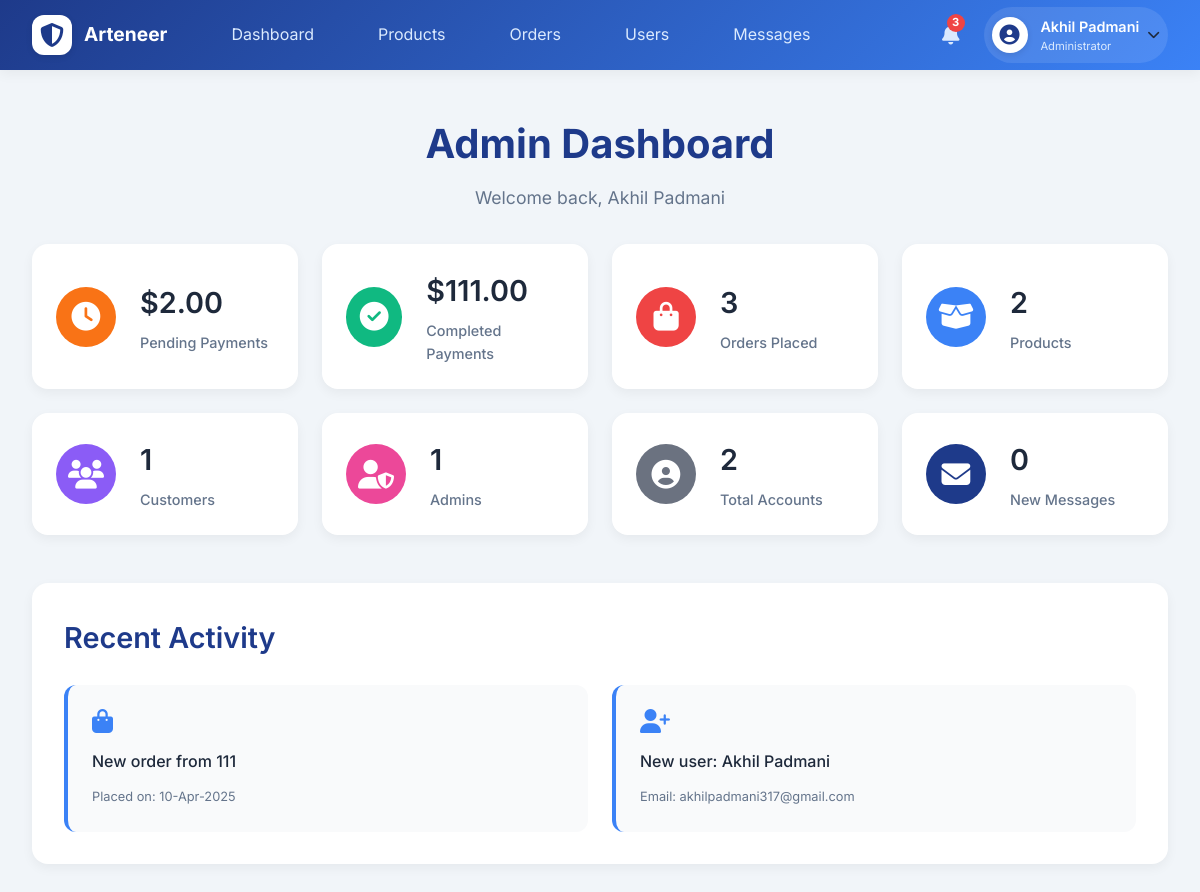
The page /admin_page.php (signed in) on the database its author committed.
### tables this page shows
CREATE TABLE `orders` (
  `id` int(100) NOT NULL,
  `user_id` int(100) NOT NULL,
  `name` varchar(100) NOT NULL,
  `number` varchar(12) NOT NULL,
  `email` varchar(100) NOT NULL,
  `method` varchar(50) NOT NULL,
  `address` varchar(500) NOT NULL,
  `total_products` varchar(1000) NOT NULL,
  `total_price` int(100) NOT NULL,
  `delivery_partner_id` int(100) DEFAULT NULL,
  `status` varchar(50) NOT NULL DEFAULT 'Pending',
  `placed_on` varchar(50) NOT NULL,
  `payment_status` varchar(20) NOT NULL DEFAULT 'pending'
);

CREATE TABLE `users` (
  `id` int(100) NOT NULL,
  `name` varchar(100) NOT NULL,
  `email` varchar(100) NOT NULL,
  `password` varchar(100) NOT NULL,
  `user_type` varchar(20) NOT NULL DEFAULT 'user'
);

### admin_page.php (the view, shortened to what this page needs)
<?php
include 'config.php';
?>
<!DOCTYPE html>
<html lang="en">
<head>
   <link href="https://cdn.jsdelivr.net/npm/tailwindcss@2.2.19/dist/tailwind.min.css" rel="stylesheet">
   <link rel="stylesheet" href="https://cdnjs.cloudflare.com/ajax/libs/font-awesome/6.5.1/css/all.min.css" />
   <link rel="stylesheet" href="https://cdnjs.cloudflare.com/ajax/libs/animate.css/4.1.1/animate.min.css" />
</head>
<body>
   <?php include 'admin_header.php'; ?>
   <div class="container mx-auto">
      <section class="dashboard">
         <div class="dashboard-header">
            <h1>Admin Dashboard</h1>
            <p>Welcome back, <?php echo htmlspecialchars($_SESSION['admin_name']); ?></p>
         </div>
         <div class="stats-grid">
            <div class="stat-card">
               <div class="stat-icon">
                  <i class="fas fa-clock"></i>
               </div>
               <div class="stat-info">
                  <?php
                     $total_pendings = 0;
                     $select_pending = mysqli_query($conn, "SELECT total_price FROM `orders` WHERE payment_status = 'pending'") or die('query failed');
                     if (mysqli_num_rows($select_pending) > 0) {
                        while ($fetch_pendings = mysqli_fetch_assoc($select_pending)) {
                           $total_pendings += $fetch_pendings['total_price'];
                        }
                     }
                  ?>
                  <h3>$<?php echo number_format($total_pendings, 2); ?></h3>
                  <p>Pending Payments</p>
               </div>
            </div>
            <div class="stat-card">
               <div class="stat-icon">
                  <i class="fas fa-check-circle"></i>
               </div>
               <div class="stat-info">
                  <?php
                     $total_completed = 0;
                     $select_completed = mysqli_query($conn, "SELECT total_price FROM `orders` WHERE payment_status = 'completed'") or die('query failed');
                     if (mysqli_num_rows($select_completed) > 0) {
                        while ($fetch_completed = mysqli_fetch_assoc($select_completed)) {
                           $total_completed += $fetch_completed['total_price'];
                        }
                     }
                  ?>
                  <h3>$<?php echo number_format($total_completed, 2); ?></h3>
                  <p>Completed Payments</p>
               </div>
            </div>
            <div class="stat-card">
               <div class="stat-icon">
                  <i class="fas fa-shopping-bag"></i>
               </div>
               <div class="stat-info">
                  <?php
                     $select_orders = mysqli_query($conn, "SELECT * FROM `orders`") or die('query failed');
                     $number_of_orders = mysqli_num_rows($select_orders);
                  ?>
                  <h3><?php echo $number_of_orders; ?></h3>
                  <p>Orders Placed</p>
               </div>
            </div>
            <div class="stat-card">
               <div class="stat-icon">
                  <i class="fas fa-box-open"></i>
               </div>
               <div class="stat-info">
                  <?php
                     $select_products = mysqli_query($conn, "SELECT * FROM `products`") or die('query failed');
                     $number_of_products = mysqli_num_rows($select_products);
                  ?>
                  <h3><?php echo $number_of_products; ?></h3>
                  <p>Products</p>
               </div>
            </div>
            <div class="stat-card">
               <div class="stat-icon">
                  <i class="fas fa-users"></i>
               </div>
               <div class="stat-info">
                  <?php
                     $select_users = mysqli_query($conn, "SELECT * FROM `users` WHERE user_type = 'user'") or die('query failed');
                     $number_of_users = mysqli_num_rows($select_users);
                  ?>
                  <h3><?php echo $number_of_users; ?></h3>
                  <p>Customers</p>
               </div>
            </div>
            <div class="stat-card">
               <div class="stat-icon">
                  <i class="fas fa-user-shield"></i>
               </div>
               <div class="stat-info">
                  <?php
                     $select_admins = mysqli_query($conn, "SELECT * FROM `users` WHERE user_type = 'admin'") or die('query failed');
                     $number_of_admins = mysqli_num_rows($select_admins);
                  ?>
                  <h3><?php echo $number_of_admins; ?></h3>
                  <p>Admins</p>
               </div>
            </div>
            <div class="stat-card">
               <div class="stat-icon">
                  <i class="fas fa-user-circle"></i>
               </div>
               <div class="stat-info">
                  <?php
                     $select_account = mysqli_query($conn, "SELECT * FROM `users`") or die('query failed');
                     $number_of_account = mysqli_num_rows($select_account);
                  ?>
                  <h3><?php echo $number_of_account; ?></h3>
                  <p>Total Accounts</p>
               </div>
            </div>
            <div class="stat-card">
               <div class="stat-icon">
                  <i class="fas fa-envelope"></i>
               </div>
               <div class="stat-info">
                  <?php
                     $select_messages = mysqli_query($conn, "SELECT * FROM `message`") or die('query failed');
                     $number_of_messages = mysqli_num_rows($select_messages);
                  ?>
                  <h3><?php echo $number_of_messages; ?></h3>
                  <p>New Messages</p>
               </div>
            </div>
         </div>
         <div class="recent-activity">
            <h2>Recent Activity</h2>
            <div class="activity-grid">
               <?php
                  $recent_orders = mysqli_query($conn, "SELECT * FROM `orders` ORDER BY placed_on DESC LIMIT 1") or die('query failed');
                  if (mysqli_num_rows($recent_orders) > 0) {
                     $fetch_order = mysqli_fetch_assoc($recent_orders);
               ?>
                  <div class="activity-card">
                     <i class="fas fa-shopping-bag"></i>
                     <p>New order from <?php echo htmlspecialchars($fetch_order['name']); ?></p>
                     <span>Placed on: <?php echo $fetch_order['placed_on']; ?></span>
                  </div>
               <?php } ?>
               <?php
                  $recent_users = mysqli_query($conn, "SELECT * FROM `users` WHERE user_type = 'user' ORDER BY id DESC LIMIT 1") or die('query failed');
                  if (mysqli_num_rows($recent_users) > 0) {
                     $fetch_user = mysqli_fetch_assoc($recent_users);
               ?>
                  <div class="activity-card">
                     <i class="fas fa-user-plus"></i>
                     <p>New user: <?php echo htmlspecialchars($fetch_user['name']); ?></p>
                     <span>Email: <?php echo htmlspecialchars($fetch_user['email']); ?></span>
                  </div>
               <?php } ?>
            </div>
         </div>
      </section>
   </div>
</body>
</html>

### admin_page.php (style rules this page uses)
:root { --primary-color: #1e3a8a; --secondary-color: #3b82f6; --accent-color: #10b981; --danger-color: #ef4444; --warning-color: #f97316; --background-color: #f1f5f9; --card-bg: #ffffff; --text-color: #1e293b; --shadow: 0 4px 12px rgba(0, 0, 0, 0.05); --transition: all 0.3s ease; }
* { margin: 0; padding: 0; box-sizing: border-box; }
body { background-color: var(--background-color); font-family: 'Inter', sans-serif; color: var(--text-color); line-height: 1.6; margin-top: 80px; }
.container { max-width: 1400px; margin: 0 auto; padding: 2rem; }
.dashboard-header { text-align: center; margin-bottom: 2rem; animation: fadeInDown 0.5s ease-out; }
.dashboard-header h1 { font-size: 2.5rem; font-weight: 700; color: var(--primary-color); margin-bottom: 0.5rem; }
.dashboard-header p { color: #64748b; font-size: 1.1rem; }
.stats-grid { display: grid; grid-template-columns: repeat(auto-fit, minmax(250px, 1fr)); gap: 1.5rem; margin-bottom: 3rem; }
.stat-card { background: var(--card-bg); border-radius: 1rem; padding: 1.5rem; box-shadow: var(--shadow); display: flex; align-items: center; transition: var(--transition); animation: slideIn 0.5s ease-out; }
.stat-icon { width: 60px; height: 60px; border-radius: 50%; display: flex; align-items: center; justify-content: center; margin-right: 1.5rem; font-size: 1.8rem; color: white; transition: transform 0.3s ease; }
.stat-card:nth-child(1) .stat-icon { background: var(--warning-color); }
.stat-card:nth-child(2) .stat-icon { background: var(--accent-color); }
.stat-card:nth-child(3) .stat-icon { background: var(--danger-color); }
.stat-card:nth-child(4) .stat-icon { background: var(--secondary-color); }
.stat-card:nth-child(5) .stat-icon { background: #8b5cf6; }
.stat-card:nth-child(6) .stat-icon { background: #ec4899; }
.stat-card:nth-child(7) .stat-icon { background: #6b7280; }
.stat-card:nth-child(8) .stat-icon { background: var(--primary-color); }
.stat-info h3 { font-size: 1.8rem; font-weight: 600; color: var(--text-color); margin-bottom: 0.3rem; }
.stat-info p { color: #64748b; font-size: 0.9rem; font-weight: 500; }
.recent-activity { background: var(--card-bg); border-radius: 1rem; padding: 2rem; box-shadow: var(--shadow); animation: fadeInUp 0.5s ease-out; }
.recent-activity h2 { font-size: 1.8rem; font-weight: 600; color: var(--primary-color); margin-bottom: 1.5rem; }
.activity-grid { display: grid; grid-template-columns: repeat(auto-fit, minmax(300px, 1fr)); gap: 1.5rem; }
.activity-card { background: #f9fafb; border-radius: 0.75rem; padding: 1.5rem; border-left: 4px solid var(--secondary-color); transition: var(--transition); animation: slideIn 0.5s ease-out; }
.activity-card i { font-size: 1.5rem; color: var(--secondary-color); margin-bottom: 1rem; display: inline-block; transition: transform 0.3s ease; }
.activity-card p { font-weight: 500; color: var(--text-color); margin-bottom: 0.5rem; }
.activity-card span { color: #64748b; font-size: 0.8rem; }

### rows shown on the page
orders: name "111", placed_on "10-Apr-2025"
users: name "Akhil Padmani", email "akhilpadmani317@gmail.com"

### other values the page prints
$_SESSION['admin_name'] "Akhil Padmani"
$total_pendings "2.00"
$total_completed "111.00"
$number_of_orders "3"
$number_of_products "2"
$number_of_users "1"
$number_of_admins "1"
$number_of_account "2"
$number_of_messages "0"
